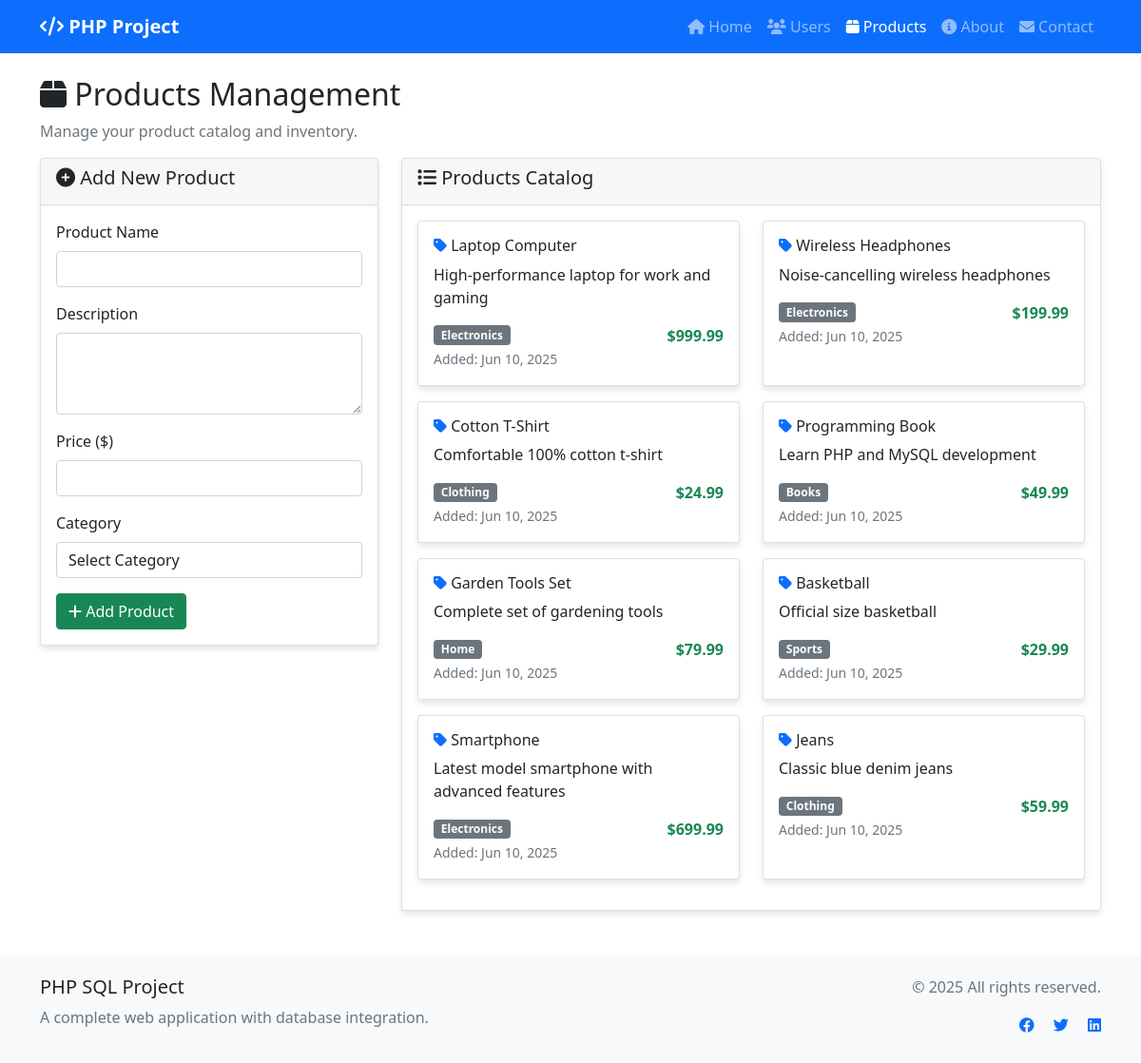
/products.php, run on the app's committed database.
### tables this page shows
CREATE TABLE IF NOT EXISTS products (
    id INT AUTO_INCREMENT PRIMARY KEY,
    name VARCHAR(100) NOT NULL,
    description TEXT,
    price DECIMAL(10, 2) NOT NULL,
    category VARCHAR(50) NOT NULL,
    created_at TIMESTAMP DEFAULT CURRENT_TIMESTAMP
);

### products.php (the view, shortened to what this page needs)
<?php
include 'includes/header.php';
$database = new Database();
$db = $database->getConnection();
try {
    $query = "SELECT * FROM products ORDER BY created_at DESC";
    $stmt = $db->prepare($query);
    $stmt->execute();
    $products = $stmt->fetchAll(PDO::FETCH_ASSOC);
} catch(PDOException $e) {
    $products = [];
    $error_message = "Error fetching products: " . $e->getMessage();
}
?>
<div class="row">
    <div class="col-12">
        <h2><i class="fas fa-box"></i> Products Management</h2>
        <p class="text-muted">Manage your product catalog and inventory.</p>
    </div>
</div>
<div class="row">
    <div class="col-md-4">
        <div class="card">
            <div class="card-header">
                <h5><i class="fas fa-plus-circle"></i> Add New Product</h5>
            </div>
            <div class="card-body">
                <form method="POST">
                    <div class="mb-3">
                        <label for="name" class="form-label">Product Name</label>
                        <input type="text" class="form-control" id="name" name="name" required>
                    </div>
                    <div class="mb-3">
                        <label for="description" class="form-label">Description</label>
                        <textarea class="form-control" id="description" name="description" rows="3"></textarea>
                    </div>
                    <div class="mb-3">
                        <label for="price" class="form-label">Price ($)</label>
                        <input type="number" step="0.01" class="form-control" id="price" name="price" required>
                    </div>
                    <div class="mb-3">
                        <label for="category" class="form-label">Category</label>
                        <select class="form-control" id="category" name="category" required>
                            <option value="">Select Category</option>
                        </select>
                    </div>
                    <button type="submit" name="add_product" class="btn btn-success">
                        <i class="fas fa-plus"></i> Add Product
                    </button>
                </form>
            </div>
        </div>
    </div>
    <div class="col-md-8">
        <div class="card">
            <div class="card-header">
                <h5><i class="fas fa-list"></i> Products Catalog</h5>
            </div>
            <div class="card-body">
                <?php if (empty($products)): ?>
                    <div class="text-center py-4">
                        <i class="fas fa-box fa-3x text-muted mb-3"></i>
                        <p class="text-muted">No products found. Add your first product!</p>
                    </div>
                <?php else: ?>
                    <div class="row">
                        <?php foreach ($products as $product): ?>
                            <div class="col-md-6 mb-3">
                                <div class="card h-100">
                                    <div class="card-body">
                                        <h6 class="card-title">
                                            <i class="fas fa-tag text-primary"></i>
                                            <?php echo htmlspecialchars($product['name']); ?>
                                        </h6>
                                        <p class="card-text">
                                            <?php echo htmlspecialchars($product['description'] ?? 'No description'); ?>
                                        </p>
                                        <div class="d-flex justify-content-between align-items-center">
                                            <span class="badge bg-secondary">
                                                <?php echo htmlspecialchars($product['category']); ?>
                                            </span>
                                            <strong class="text-success">
                                                $<?php echo number_format($product['price'], 2); ?>
                                            </strong>
                                        </div>
                                        <small class="text-muted">
                                            Added: <?php echo date('M j, Y', strtotime($product['created_at'])); ?>
                                        </small>
                                    </div>
                                </div>
                            </div>
                        <?php endforeach; ?>
                    </div>
                <?php endif; ?>
            </div>
        </div>
    </div>
</div>
<?php include 'includes/footer.php'; ?>

### includes/header.php (shortened to what this page needs)
<!DOCTYPE html>
<html lang="en">
<head>
    <link href="https://cdn.jsdelivr.net/npm/bootstrap@5.1.3/dist/css/bootstrap.min.css" rel="stylesheet">
    <link href="https://cdnjs.cloudflare.com/ajax/libs/font-awesome/6.0.0/css/all.min.css" rel="stylesheet">
</head>
<body>
    <nav class="navbar navbar-expand-lg navbar-dark bg-primary">
        <div class="container">
            <a class="navbar-brand" href="index.php">
                <i class="fas fa-code"></i> PHP Project
            </a>
            <div class="collapse navbar-collapse" id="navbarNav">
                <ul class="navbar-nav ms-auto">
                    <li class="nav-item">
                        <a class="nav-link <?php echo basename($_SERVER['PHP_SELF']) == 'index.php' ? 'active' : ''; ?>" href="index.php">
                            <i class="fas fa-home"></i> Home
                        </a>
                    </li>
                    <li class="nav-item">
                        <a class="nav-link <?php echo basename($_SERVER['PHP_SELF']) == 'users.php' ? 'active' : ''; ?>" href="users.php">
                            <i class="fas fa-users"></i> Users
                        </a>
                    </li>
                    <li class="nav-item">
                        <a class="nav-link <?php echo basename($_SERVER['PHP_SELF']) == 'products.php' ? 'active' : ''; ?>" href="products.php">
                            <i class="fas fa-box"></i> Products
                        </a>
                    </li>
                    <li class="nav-item">
                        <a class="nav-link <?php echo basename($_SERVER['PHP_SELF']) == 'about.php' ? 'active' : ''; ?>" href="about.php">
                            <i class="fas fa-info-circle"></i> About
                        </a>
                    </li>
                    <li class="nav-item">
                        <a class="nav-link <?php echo basename($_SERVER['PHP_SELF']) == 'contact.php' ? 'active' : ''; ?>" href="contact.php">
                            <i class="fas fa-envelope"></i> Contact
                        </a>
                    </li>
                </ul>
            </div>
        </div>
    </nav>
    <div class="container mt-4">

### includes/footer.php (shortened to what this page needs)
</div>
    <footer class="footer bg-light mt-5">
        <div class="container">
            <div class="row">
                <div class="col-md-6">
                    <h5>PHP SQL Project</h5>
                    <p class="text-muted">A complete web application with database integration.</p>
                </div>
                <div class="col-md-6 text-md-end">
                    <p class="text-muted">&copy; <?php echo date('Y'); ?> All rights reserved.</p>
                    <div class="social-links">
                        <a href="#" class="text-decoration-none me-3"><i class="fab fa-facebook"></i></a>
                        <a href="#" class="text-decoration-none me-3"><i class="fab fa-twitter"></i></a>
                        <a href="#" class="text-decoration-none"><i class="fab fa-linkedin"></i></a>
                    </div>
                </div>
            </div>
        </div>
    </footer>
</body>
</html>

### includes/header.php (style rules this page uses)
.navbar-brand { font-weight: bold; }
.footer { background-color: #f8f9fa; padding: 20px 0; margin-top: 50px; }
.card { box-shadow: 0 4px 6px rgba(0, 0, 0, 0.1); transition: transform 0.2s; }

### data on the page
products: name "Laptop Computer", description "High-performance laptop for work and gaming", category "Electronics", price "999.99", created_at "Jun 10, 2025"
products: name "Wireless Headphones", description "Noise-cancelling wireless headphones", category "Electronics", price "199.99", created_at "Jun 10, 2025"
products: name "Cotton T-Shirt", description "Comfortable 100% cotton t-shirt", category "Clothing", price "24.99", created_at "Jun 10, 2025"
products: name "Programming Book", description "Learn PHP and MySQL development", category "Books", price "49.99", created_at "Jun 10, 2025"
products: name "Garden Tools Set", description "Complete set of gardening tools", category "Home", price "79.99", created_at "Jun 10, 2025"
products: name "Basketball", description "Official size basketball", category "Sports", price "29.99", created_at "Jun 10, 2025"
products: name "Smartphone", description "Latest model smartphone with advanced features", category "Electronics", price "699.99", created_at "Jun 10, 2025"
products: name "Jeans", description "Classic blue denim jeans", category "Clothing", price "59.99", created_at "Jun 10, 2025"
